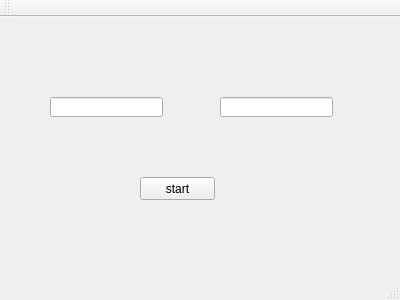
<?xml version="1.0" encoding="UTF-8"?>
<ui version="4.0">
 <class>MainWindow</class>
 <widget class="QMainWindow" name="MainWindow">
  <property name="geometry">
   <rect>
    <x>0</x>
    <y>0</y>
    <width>400</width>
    <height>300</height>
   </rect>
  </property>
  <property name="windowTitle">
   <string>MainWindow</string>
  </property>
  <widget class="QWidget" name="centralWidget">
   <widget class="QPushButton" name="start">
    <property name="geometry">
     <rect>
      <x>140</x>
      <y>160</y>
      <width>75</width>
      <height>23</height>
     </rect>
    </property>
    <property name="text">
     <string>start</string>
    </property>
   </widget>
   <widget class="QLineEdit" name="TextA">
    <property name="geometry">
     <rect>
      <x>50</x>
      <y>80</y>
      <width>113</width>
      <height>20</height>
     </rect>
    </property>
   </widget>
   <widget class="QLineEdit" name="TextB">
    <property name="geometry">
     <rect>
      <x>220</x>
      <y>80</y>
      <width>113</width>
      <height>20</height>
     </rect>
    </property>
   </widget>
  </widget>
  <widget class="QMenuBar" name="menuBar">
   <property name="geometry">
    <rect>
     <x>0</x>
     <y>0</y>
     <width>400</width>
     <height>23</height>
    </rect>
   </property>
  </widget>
  <widget class="QToolBar" name="mainToolBar">
   <attribute name="toolBarArea">
    <enum>TopToolBarArea</enum>
   </attribute>
   <attribute name="toolBarBreak">
    <bool>false</bool>
   </attribute>
  </widget>
  <widget class="QStatusBar" name="statusBar"/>
 </widget>
 <layoutdefault spacing="6" margin="11"/>
 <resources/>
 <connections/>
</ui>
